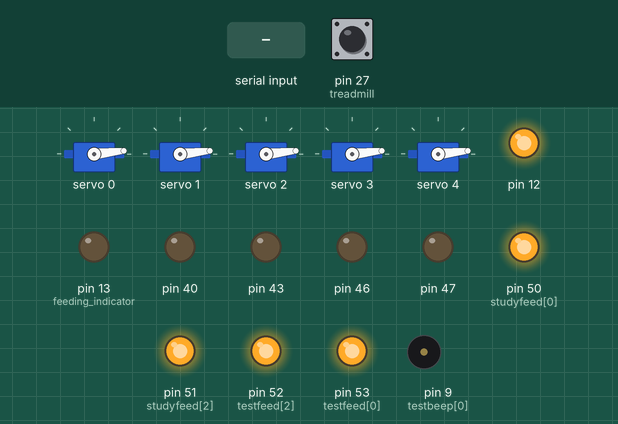
Simulated run of this sketch. Board: Arduino Mega 2560, built with avr-gcc and run on an emulated ATmega2560. On the bench: 5 × servo, output pins drawn as LEDs (lit = HIGH), buzzer (waves = sounding). The inputs (shaded band) are chosen by the test bench; at power-on: pin 27 (treadmill) HIGH. Pins used as bus, display or sensor lines are not drawn; what the sketch prints to the serial monitor is not drawn.

Above: at 2.0 s.
2.1 s: "90,45\n" received over Serial
At 2.6 s:
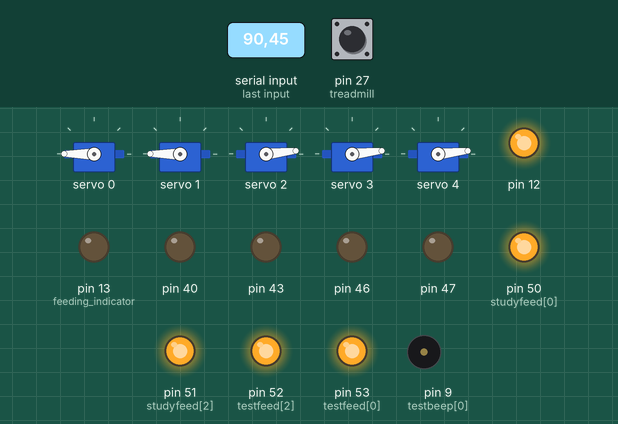
At 4.9 s:
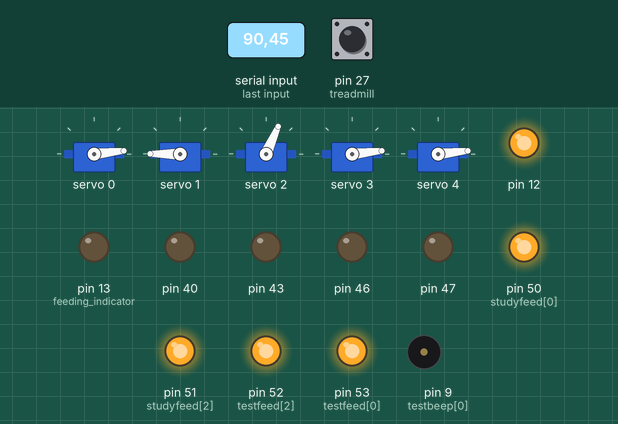
5.1 s: "30,150\n" received over Serial
At 10.3 s:
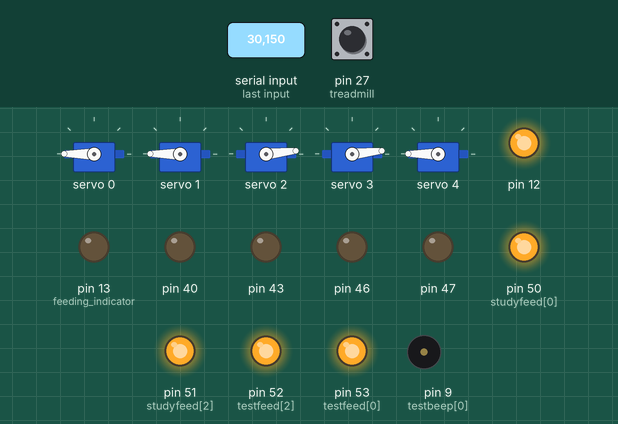
Timing chart, 0 to 11.8 s (numbered marks = the images above; inputs shaded):
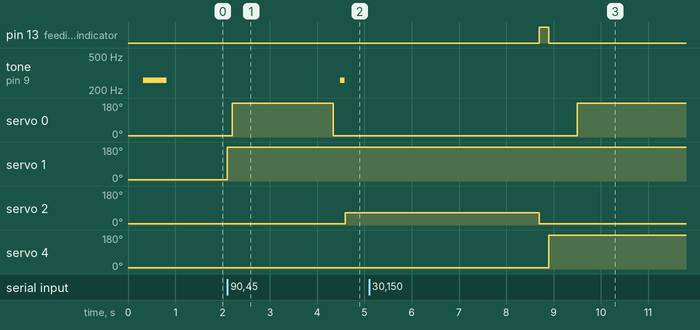

Measured:
- after the input at 2.1 s, tone on pin 9 (testbeep[0]): silent → 261 Hz after 2.4 s, → silent 0.10 s later; servo 0: 6° → 180° after 0.10 s, → 6° 2.1 s later; servo 1: 6° → 180° at once; servo 2: 6° → 66° after 2.5 s
- after the input at 5.1 s, servo 0: 6° → 180° after 4.4 s instead of 5.4 s; servo 1: stays 180° (without the input it goes to 46° after 5.3 s)

The sketch:

DMTS_Treadmill.ino
```cpp
// Arduino embedded code for some sort of science, I dunno

// *** Trial Types ***
// 1 -> beads front
// 2 -> beads back
// 3 -> yarn front
// 4 -> yarn back

// *** Servos ***
// s0 -> study door
// s1 -> study spinner
// s2 -> delay door
// s3 -> test spinner
// s4 -> return door

// *** Task Phase ***
// 1 -> Set up the current trial.
// 2 -> Rat does a nose poke and runs on the treadmill.
// 3 -> Rat opens the gate.
// 4 -> Rat makes a choice.


#include <Wire.h>
#include <Adafruit_PWMServoDriver.h>

Adafruit_PWMServoDriver pwm = Adafruit_PWMServoDriver();
#define SERVOMIN 150;
#define SERVOMAX 600;

// How long does the rat need to hold nose-poke?
long BEAMTIME = 1000;

// For how long does the rat get water?
long FEEDTIME = 200;

// define the trial types and objects

int trialobj[]    = {0, 0, 1, 1};
int trialpos[]    = {0, 1, 0, 1};
int servopos[]    = {150, 600}; // test spinner
int servopos1[]   = {600, 250}; // study spinner


// match IR beams with trial types
int studypins[]   = {26, 26, 25, 25}; //study beads study yarn
int testcpins[]   = {32, 32, 33, 33}; //test beads test ayarn
int testicpins[]  = {33, 33, 32, 32}; //test yarn test beads
int studyfeed[]   = {50, 50, 51, 51}; //study beads study yarn
int testfeed[]    = {53, 53, 52, 52}; //test beads test yarn
int testbeep[]    = {9, 9, 9, 9}; //test yarn test beads
int studystrobe[] = {41, 42}; // study beads or study yarn
int cstrobe[]     = {44, 44, 45, 45};
int icstrobe[]    = {45, 45, 44, 44};


// general variables
int taskphase     = 1;
long breaktime     = 0;
int beamstat      = 0;
int serialdata    = 0;
int ratrunning   = 0; // has he broken the tmill beam

long feedir        = 0;
long beepir        = 0;
long holdtime      = 0;
int trialtype     = 0;
// set up function, run once during Arduino setup
void setup ()
{
  // attach the servo controller
  Serial.begin(9600); // baud rate = 9600
  pwm.begin();
  pwm.setPWMFreq(60);

  // door to study
  pwm.setPWM(0, 0, 150);
  delay(50);

  // study spinner
  pwm.setPWM(1, 0, 150);
  delay(50);
  // delay door
  pwm.setPWM(2, 0, 150);
  delay(50);
  // test spinner
  pwm.setPWM(3, 0, 150);
  delay(50);
  // return arm access
  pwm.setPWM(4, 0, 150);
  delay(50);
  // hang on


  // load all IR readers
  // set up pins in the input-pullup mode
  pinMode(26, INPUT_PULLUP); //study beads
  pinMode(25, INPUT_PULLUP); //study yarn
  pinMode(27, INPUT_PULLUP); //treadmill
  pinMode(32, INPUT_PULLUP); //test beads
  pinMode(33, INPUT_PULLUP); //test yarn

  // set up output pins
  // speaker is pin 22
  pinMode(50, OUTPUT); // study beads water
  pinMode(51, OUTPUT); // study yarn water
  pinMode(53, OUTPUT); // test beads water
  pinMode(52, OUTPUT); // test yarn water
  pinMode(13, OUTPUT); // feeding indicator???
  pinMode(12, OUTPUT);

  // these are all the strobe pins
  pinMode(40, OUTPUT);
  pinMode(41, OUTPUT);
  pinMode(42, OUTPUT);
  pinMode(43, OUTPUT);
  pinMode(44, OUTPUT);
  pinMode(45, OUTPUT);
  pinMode(46, OUTPUT);
  pinMode(47, OUTPUT);

  // initialize output pins to defaults
  digitalWrite(50, 0);
  delay(10);
  digitalWrite(50, 1);
  delay(10);
  digitalWrite(51, 0);
  delay(10);
  digitalWrite(51, 1);
  delay(10);
  digitalWrite(53, 0);
  delay(10);
  digitalWrite(53, 1);
  delay(10);
  digitalWrite(52, 0);
  delay(10);
  digitalWrite(52, 1);

  digitalWrite(13, 0);
  digitalWrite(12, 1);

  // chirp
  tone(testbeep[0], 261);
  delay(500);
  noTone(testbeep[0]);


} // setup()

void loop ()
{

  if (taskphase == 1)
  {

    // Are there any data waiting for us?
    ////////////////////////////////////////////
    ///// SET UP THE TRIAL ////////////////////
    ////////////////////////////////////////////
    if (Serial.available() > 0)
    {

      // There are data waiting for us.
      // read the input as an integer
      serialdata = Serial.parseInt() - 1;
      Serial.print(serialdata + 1);
      trialtype = serialdata;
      // expect the read data to be the trial type

      // position the study  spinner
      pwm.setPWM(1, 0, servopos1[trialobj[serialdata]]);
      delay(100);

      // open the study door
      pwm.setPWM(0, 0, 600);

      // advance task phase
      taskphase = 2;

      //tone(9, 100);
      //delay(100);
      //noTone(9);
      return;
    }
    else
    {
      // NOTE: no data available, return to beginning
      return;
    }
  }
  /////////////////////////////////////////
  ///// study phase ///////////////////////
  ///////////////////////////////////

  // this is the phase where were waiting for him to study
  else if (taskphase == 2)
  {
    // wait for the rat to do a nose-poke
    // when beamstat == 1, the beam is broken
    // serialdata -> trial type
    beamstat = !digitalRead(studypins[serialdata]);

    // the rat must hold for BEAMTIME (in 1/Bd)
    if (beamstat == 1)
    {
      // one ms square pulse
      digitalWrite(studystrobe[trialobj[serialdata]], 1);
      delay(2);
      digitalWrite(studystrobe[trialobj[serialdata]], 0);
      holdtime++;
    }
    else
    {
      holdtime = 0;
    }

    if (holdtime > BEAMTIME)
    {


      // signal that rat did nose-poke
      Serial.print(1);

      digitalWrite(40, 1);
      delay(2);
      digitalWrite(40, 0);
      // give water
      digitalWrite(studyfeed[serialdata], 0);
      delay(FEEDTIME * .5);
      digitalWrite(studyfeed[serialdata], 1);


      // we know hes out of the study and return doors way
      pwm.setPWM(0, 0, 150);
      delay(50);
      pwm.setPWM(4, 0, 150);
      delay(50);
      // set up the test spinner
      pwm.setPWM(3, 0, servopos[trialpos[serialdata]]);
      delay(50);
      // reset general veriables
      beamstat  = 0;
      holdtime  = 0;

      // advance task phase
      taskphase = 3;
      // say that the rat hasnt gotten on the treadmill
      ratrunning = 0;
      // signal MATLAB that the rat did a nose poke

      tone(9, 261);
      delay(100);
      noTone(9);

    }
    else
    {
      return;
    }
  }
  ////////////////////////////////////////////
  // the treadmill phase //////////////////////
  //////////////////////////////////////////
  else if (taskphase == 3)
  {
    if (ratrunning == 0)
    {
      // Serial.print(Serial.parseInt());
      // listen to treadmill beam
      beamstat  = !digitalRead(27);
      // if beam is broken, send treadmill response
      if (beamstat == 1)
      {
        digitalWrite(43, 1);
        delay(2);
        digitalWrite(43, 0);
        // signal MATLAB that the rat did a nose poke
        Serial.print(2);
        // indicate this is delay time
        digitalWrite(11, 0);
        ratrunning = 1;
        //  wait for it to respond
      }
    }
    if (Serial.available() > 0)
    {
      digitalWrite(46,1);
      delay(2);
      digitalWrite(46,0);
      delay(2);
      // advance task phase
      pwm.setPWM(2, 0, 300);
      delay(50);
      taskphase = 4;

      // NOTE: waiting for rat
      serialdata = Serial.parseInt();
    }
  }
  ////////////////////////////////////////////
  // where we wait for him to respond
  /////////////////////////////////////////////
  else if (taskphase == 4)
  {
    // listen to beam near reward
    if (!digitalRead(testcpins[trialtype]))
    {
      feedir++;
      digitalWrite(cstrobe[trialtype], 1);
      delay(2);
      digitalWrite(cstrobe[trialtype], 0);
    }
    if (!digitalRead(testicpins[trialtype]))
    {
      beepir++;
      digitalWrite(icstrobe[trialtype], 1);
      delay(2);
      digitalWrite(icstrobe[trialtype], 0);
    }

    //    // close door in case of error
    //    if (feedir + beepir > 1 && feedir + beepir < 5)
    //    { // close door when either is ampled

    //    }

    // if one beam is broken for long enough
    if (feedir > BEAMTIME || beepir > BEAMTIME)
    {
      pwm.setPWM(2, 0, 150);
      if (feedir > BEAMTIME)
      {
        // give reward to rat
        digitalWrite(40, 1);
        delay(2);
        digitalWrite(40, 0);
        digitalWrite(testfeed[trialtype], 0);
        digitalWrite(13, 1);
        delay(FEEDTIME);
        digitalWrite(testfeed[trialtype], 1);
        digitalWrite(13, 0);

        // flicker pin 13 (feeding indicator)

        // signal MATLAB that the rat was fed
        Serial.print(3);
        pwm.setPWM(2, 0, 150);
      }
      else
      {
        // rat made incorrect choice
        // cue the sad music
        digitalWrite(47, 1);
        delay(2);
        digitalWrite(47, 0);
        pwm.setPWM(2, 0, 150);
        tone(9, 261);
        delay(500);
        noTone(9);

        // signal MATLAB that the rat wasn't fed
        Serial.print(4);
      }

      // open return door
      pwm.setPWM(4, 0, 600);

      // reset the task phase and indicators
      delay(500);
      taskphase     = 1;
      feedir        = 0;
      beepir        = 0;


    }
  } // end of taskphase 4

} // loop()
```
